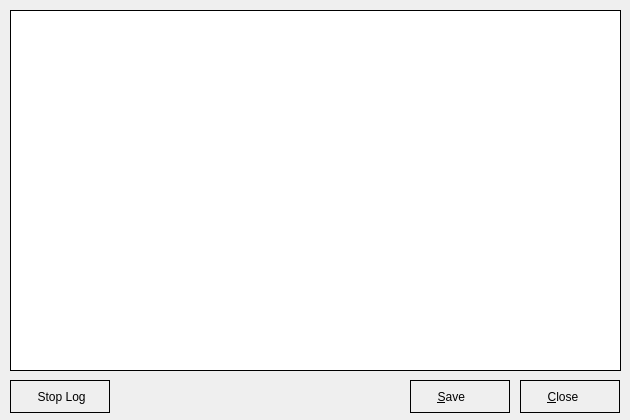
<?xml version="1.0" encoding="UTF-8"?>
<ui version="4.0">
 <class>VpnLog</class>
 <widget class="QDialog" name="VpnLog">
  <property name="windowModality">
   <enum>Qt::ApplicationModal</enum>
  </property>
  <property name="geometry">
   <rect>
    <x>0</x>
    <y>0</y>
    <width>630</width>
    <height>420</height>
   </rect>
  </property>
  <property name="minimumSize">
   <size>
    <width>0</width>
    <height>400</height>
   </size>
  </property>
  <property name="maximumSize">
   <size>
    <width>1000</width>
    <height>1000</height>
   </size>
  </property>
  <property name="windowTitle">
   <string>NTUMEMS OpenVPN</string>
  </property>
  <property name="windowIcon">
   <iconset resource="systray.qrc">
    <normaloff>:/images/logo.png</normaloff>:/images/logo.png</iconset>
  </property>
  <property name="modal">
   <bool>true</bool>
  </property>
  <widget class="QPushButton" name="cmdClose">
   <property name="geometry">
    <rect>
     <x>520</x>
     <y>380</y>
     <width>100</width>
     <height>33</height>
    </rect>
   </property>
   <property name="styleSheet">
    <string notr="true">:enabled {border: 1px solid black}
:disabled {border: 1px solid black}
:hover {background-color: rgb(195, 195, 195);}
QPushButton {height: 25px; width: 50px;text-align:left;
	padding-left: 10px;
	padding-top: 3px;
	padding-bottom: 3px;}</string>
   </property>
   <property name="text">
    <string>     &amp;Close</string>
   </property>
   <property name="icon">
    <iconset resource="systray.qrc">
     <normaloff>:/images/close_dialog.png</normaloff>:/images/close_dialog.png</iconset>
   </property>
   <property name="iconSize">
    <size>
     <width>22</width>
     <height>22</height>
    </size>
   </property>
   <property name="default">
    <bool>true</bool>
   </property>
   <property name="flat">
    <bool>true</bool>
   </property>
  </widget>
  <widget class="QPushButton" name="cmdSave">
   <property name="geometry">
    <rect>
     <x>410</x>
     <y>380</y>
     <width>100</width>
     <height>33</height>
    </rect>
   </property>
   <property name="styleSheet">
    <string notr="true">:enabled {border: 1px solid black}
:disabled {border: 1px solid black}
:hover {background-color: rgb(195, 195, 195);}
QPushButton {height: 25px; width: 50px;text-align:left;
	padding-left: 10px;
	padding-top: 3px;
	padding-bottom: 3px;}</string>
   </property>
   <property name="text">
    <string>     &amp;Save</string>
   </property>
   <property name="icon">
    <iconset resource="systray.qrc">
     <normaloff>:/images/save.png</normaloff>:/images/save.png</iconset>
   </property>
   <property name="iconSize">
    <size>
     <width>22</width>
     <height>22</height>
    </size>
   </property>
   <property name="flat">
    <bool>true</bool>
   </property>
  </widget>
  <widget class="QPushButton" name="cmdStartStopLog">
   <property name="geometry">
    <rect>
     <x>10</x>
     <y>380</y>
     <width>100</width>
     <height>33</height>
    </rect>
   </property>
   <property name="styleSheet">
    <string notr="true">:enabled {border: 1px solid black}
:disabled {border: 1px solid black}
:hover {background-color: rgb(195, 195, 195);}
QPushButton {height: 25px; width: 50px;text-align:left;
	padding-left: 10px;
	padding-top: 3px;
	padding-bottom: 3px;}</string>
   </property>
   <property name="text">
    <string>     Stop Log</string>
   </property>
   <property name="icon">
    <iconset resource="systray.qrc">
     <normaloff>:/images/logstartstop.png</normaloff>:/images/logstartstop.png</iconset>
   </property>
   <property name="iconSize">
    <size>
     <width>22</width>
     <height>22</height>
    </size>
   </property>
  </widget>
  <widget class="QPlainTextEdit" name="memLog">
   <property name="geometry">
    <rect>
     <x>10</x>
     <y>10</y>
     <width>611</width>
     <height>361</height>
    </rect>
   </property>
   <property name="frameShape">
    <enum>QFrame::Box</enum>
   </property>
   <property name="frameShadow">
    <enum>QFrame::Plain</enum>
   </property>
   <property name="undoRedoEnabled">
    <bool>false</bool>
   </property>
   <property name="readOnly">
    <bool>true</bool>
   </property>
  </widget>
 </widget>
 <resources>
  <include location="systray.qrc"/>
 </resources>
 <connections/>
</ui>
